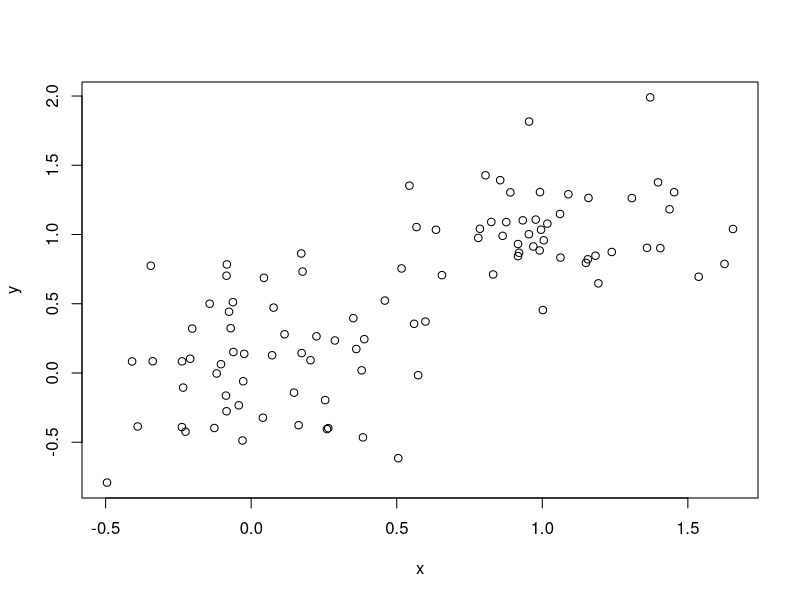
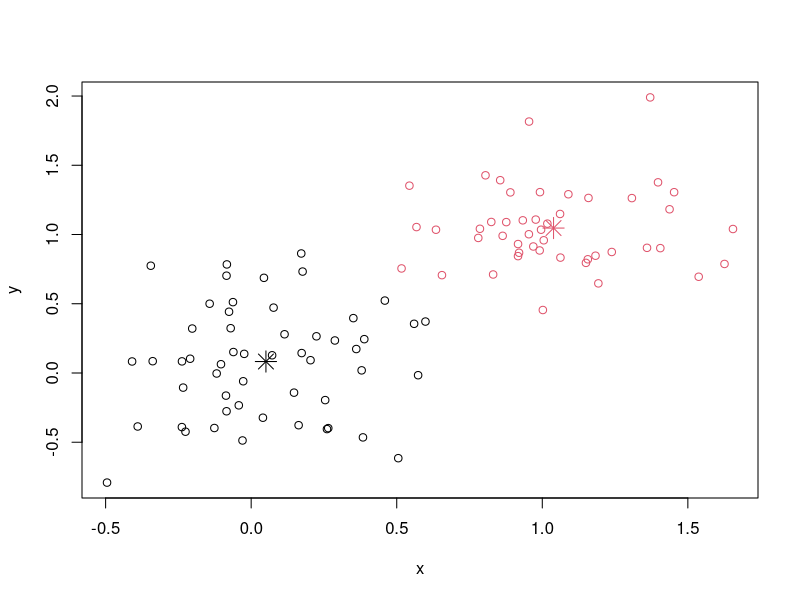

R code for these plots, in order:
## ---- chunk 1
knitr::opts_chunk$set(echo = TRUE)
## ---- chunk 2
# Create two groups of points from two different populations
datatest <- rbind(matrix(rnorm(100, sd = 0.3), ncol = 2),
           matrix(rnorm(100, mean = 1, sd = 0.3), ncol = 2))
colnames(datatest) <- c("x", "y")

# Visualize the data
plot(datatest)
## ---- chunk 3
# Use K-means clustering to divide the whole group into two clusters
kmeanscluster <- kmeans(datatest, 2)

# Visualize the clusters
plot(datatest, col = kmeanscluster$cluster)
points(kmeanscluster$centers, col = 1 : 2, pch = 8, cex = 2)
## ---- chunk 4
y <- cor(state.x77)
library(knitr)
kable(head(y), format = "html")
